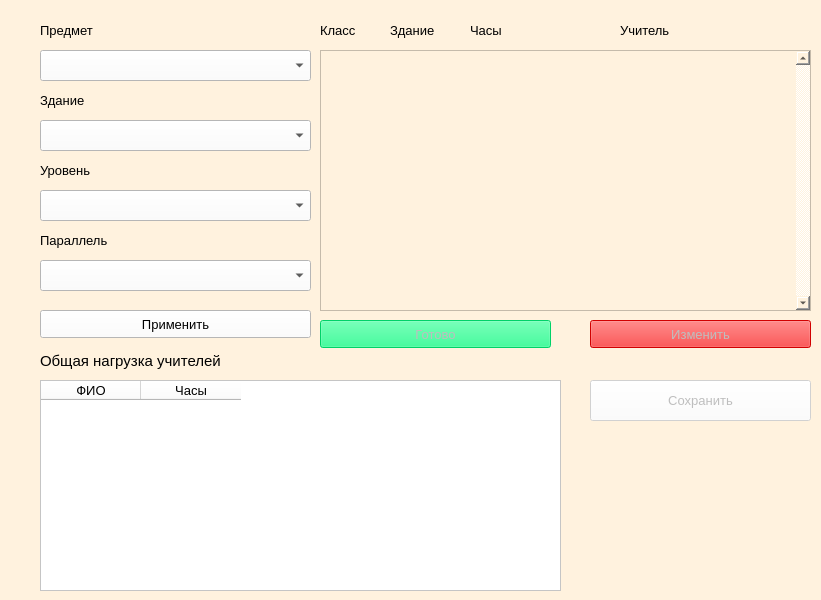
<?xml version="1.0" encoding="UTF-8"?>
<ui version="4.0">
 <class>Form</class>
 <widget class="QWidget" name="Form">
  <property name="geometry">
   <rect>
    <x>0</x>
    <y>0</y>
    <width>821</width>
    <height>600</height>
   </rect>
  </property>
  <property name="windowTitle">
   <string>create_workload</string>
  </property>
  <property name="styleSheet">
   <string notr="true">background-color: rgb(255, 242, 222);</string>
  </property>
  <widget class="QComboBox" name="combo_subjects">
   <property name="geometry">
    <rect>
     <x>40</x>
     <y>50</y>
     <width>271</width>
     <height>31</height>
    </rect>
   </property>
   <property name="font">
    <font>
     <pointsize>10</pointsize>
    </font>
   </property>
   <property name="styleSheet">
    <string notr="true">background-color: rgb(255, 255, 255);</string>
   </property>
  </widget>
  <widget class="QLabel" name="label">
   <property name="geometry">
    <rect>
     <x>40</x>
     <y>20</y>
     <width>141</width>
     <height>21</height>
    </rect>
   </property>
   <property name="font">
    <font>
     <pointsize>10</pointsize>
    </font>
   </property>
   <property name="text">
    <string>Предмет</string>
   </property>
  </widget>
  <widget class="QComboBox" name="combo_builds">
   <property name="geometry">
    <rect>
     <x>40</x>
     <y>120</y>
     <width>271</width>
     <height>31</height>
    </rect>
   </property>
   <property name="font">
    <font>
     <pointsize>10</pointsize>
    </font>
   </property>
   <property name="styleSheet">
    <string notr="true">background-color: rgb(255, 255, 255);</string>
   </property>
  </widget>
  <widget class="QComboBox" name="combo_level">
   <property name="geometry">
    <rect>
     <x>40</x>
     <y>190</y>
     <width>271</width>
     <height>31</height>
    </rect>
   </property>
   <property name="font">
    <font>
     <pointsize>10</pointsize>
    </font>
   </property>
   <property name="styleSheet">
    <string notr="true">background-color: rgb(255, 255, 255);</string>
   </property>
  </widget>
  <widget class="QComboBox" name="combo_number">
   <property name="geometry">
    <rect>
     <x>40</x>
     <y>260</y>
     <width>271</width>
     <height>31</height>
    </rect>
   </property>
   <property name="font">
    <font>
     <pointsize>10</pointsize>
    </font>
   </property>
   <property name="styleSheet">
    <string notr="true">background-color: rgb(255, 255, 255);</string>
   </property>
  </widget>
  <widget class="QLabel" name="label_2">
   <property name="geometry">
    <rect>
     <x>40</x>
     <y>90</y>
     <width>121</width>
     <height>21</height>
    </rect>
   </property>
   <property name="font">
    <font>
     <pointsize>10</pointsize>
    </font>
   </property>
   <property name="text">
    <string>Здание</string>
   </property>
  </widget>
  <widget class="QLabel" name="label_3">
   <property name="geometry">
    <rect>
     <x>40</x>
     <y>160</y>
     <width>121</width>
     <height>21</height>
    </rect>
   </property>
   <property name="font">
    <font>
     <pointsize>10</pointsize>
    </font>
   </property>
   <property name="text">
    <string>Уровень</string>
   </property>
  </widget>
  <widget class="QLabel" name="label_4">
   <property name="geometry">
    <rect>
     <x>40</x>
     <y>230</y>
     <width>121</width>
     <height>21</height>
    </rect>
   </property>
   <property name="font">
    <font>
     <pointsize>10</pointsize>
    </font>
   </property>
   <property name="text">
    <string>Параллель</string>
   </property>
  </widget>
  <widget class="QScrollArea" name="scrollArea">
   <property name="geometry">
    <rect>
     <x>320</x>
     <y>50</y>
     <width>491</width>
     <height>261</height>
    </rect>
   </property>
   <property name="font">
    <font>
     <pointsize>11</pointsize>
    </font>
   </property>
   <property name="verticalScrollBarPolicy">
    <enum>Qt::ScrollBarAlwaysOn</enum>
   </property>
   <property name="widgetResizable">
    <bool>true</bool>
   </property>
   <widget class="QWidget" name="scrollAreaWidgetContents">
    <property name="geometry">
     <rect>
      <x>0</x>
      <y>0</y>
      <width>468</width>
      <height>259</height>
     </rect>
    </property>
   </widget>
  </widget>
  <widget class="QLabel" name="label_5">
   <property name="geometry">
    <rect>
     <x>40</x>
     <y>350</y>
     <width>231</width>
     <height>21</height>
    </rect>
   </property>
   <property name="font">
    <font>
     <pointsize>11</pointsize>
    </font>
   </property>
   <property name="text">
    <string>Общая нагрузка учителей</string>
   </property>
  </widget>
  <widget class="QTableWidget" name="tableWidget">
   <property name="enabled">
    <bool>false</bool>
   </property>
   <property name="geometry">
    <rect>
     <x>40</x>
     <y>380</y>
     <width>521</width>
     <height>211</height>
    </rect>
   </property>
   <property name="font">
    <font>
     <pointsize>10</pointsize>
    </font>
   </property>
   <property name="styleSheet">
    <string notr="true">background-color: rgb(255, 255, 255);
color: rgb(0, 0, 0);</string>
   </property>
   <column>
    <property name="text">
     <string>ФИО</string>
    </property>
    <property name="font">
     <font>
      <pointsize>10</pointsize>
     </font>
    </property>
   </column>
   <column>
    <property name="text">
     <string>Часы</string>
    </property>
    <property name="font">
     <font>
      <pointsize>10</pointsize>
     </font>
    </property>
   </column>
  </widget>
  <widget class="QPushButton" name="push_apply">
   <property name="geometry">
    <rect>
     <x>40</x>
     <y>310</y>
     <width>271</width>
     <height>28</height>
    </rect>
   </property>
   <property name="font">
    <font>
     <pointsize>10</pointsize>
    </font>
   </property>
   <property name="styleSheet">
    <string notr="true">background-color: rgb(255, 255, 255);</string>
   </property>
   <property name="text">
    <string>Применить</string>
   </property>
  </widget>
  <widget class="QPushButton" name="push_done">
   <property name="enabled">
    <bool>false</bool>
   </property>
   <property name="geometry">
    <rect>
     <x>320</x>
     <y>320</y>
     <width>231</width>
     <height>28</height>
    </rect>
   </property>
   <property name="font">
    <font>
     <pointsize>10</pointsize>
    </font>
   </property>
   <property name="styleSheet">
    <string notr="true">background-color: rgb(0, 255, 127);</string>
   </property>
   <property name="text">
    <string>Готово</string>
   </property>
  </widget>
  <widget class="QLabel" name="label_6">
   <property name="geometry">
    <rect>
     <x>320</x>
     <y>20</y>
     <width>55</width>
     <height>20</height>
    </rect>
   </property>
   <property name="font">
    <font>
     <pointsize>10</pointsize>
    </font>
   </property>
   <property name="text">
    <string>Класс</string>
   </property>
  </widget>
  <widget class="QLabel" name="label_7">
   <property name="geometry">
    <rect>
     <x>390</x>
     <y>20</y>
     <width>61</width>
     <height>20</height>
    </rect>
   </property>
   <property name="font">
    <font>
     <pointsize>10</pointsize>
    </font>
   </property>
   <property name="text">
    <string>Здание</string>
   </property>
  </widget>
  <widget class="QLabel" name="label_8">
   <property name="geometry">
    <rect>
     <x>470</x>
     <y>20</y>
     <width>55</width>
     <height>20</height>
    </rect>
   </property>
   <property name="font">
    <font>
     <pointsize>10</pointsize>
    </font>
   </property>
   <property name="text">
    <string>Часы</string>
   </property>
  </widget>
  <widget class="QLabel" name="label_9">
   <property name="geometry">
    <rect>
     <x>620</x>
     <y>20</y>
     <width>71</width>
     <height>20</height>
    </rect>
   </property>
   <property name="font">
    <font>
     <pointsize>10</pointsize>
    </font>
   </property>
   <property name="text">
    <string>Учитель</string>
   </property>
  </widget>
  <widget class="QPushButton" name="push_change">
   <property name="enabled">
    <bool>false</bool>
   </property>
   <property name="geometry">
    <rect>
     <x>590</x>
     <y>320</y>
     <width>221</width>
     <height>28</height>
    </rect>
   </property>
   <property name="font">
    <font>
     <pointsize>10</pointsize>
    </font>
   </property>
   <property name="styleSheet">
    <string notr="true">background-color: rgb(255, 0, 0);</string>
   </property>
   <property name="text">
    <string>Изменить</string>
   </property>
  </widget>
  <widget class="QPushButton" name="push_save">
   <property name="enabled">
    <bool>false</bool>
   </property>
   <property name="geometry">
    <rect>
     <x>590</x>
     <y>380</y>
     <width>221</width>
     <height>41</height>
    </rect>
   </property>
   <property name="font">
    <font>
     <pointsize>10</pointsize>
    </font>
   </property>
   <property name="styleSheet">
    <string notr="true">background-color: rgb(255, 255, 255);</string>
   </property>
   <property name="text">
    <string>Сохранить</string>
   </property>
  </widget>
  <widget class="QLabel" name="label_save">
   <property name="geometry">
    <rect>
     <x>590</x>
     <y>430</y>
     <width>221</width>
     <height>31</height>
    </rect>
   </property>
   <property name="font">
    <font>
     <pointsize>10</pointsize>
    </font>
   </property>
   <property name="text">
    <string/>
   </property>
  </widget>
 </widget>
 <resources/>
 <connections/>
</ui>
